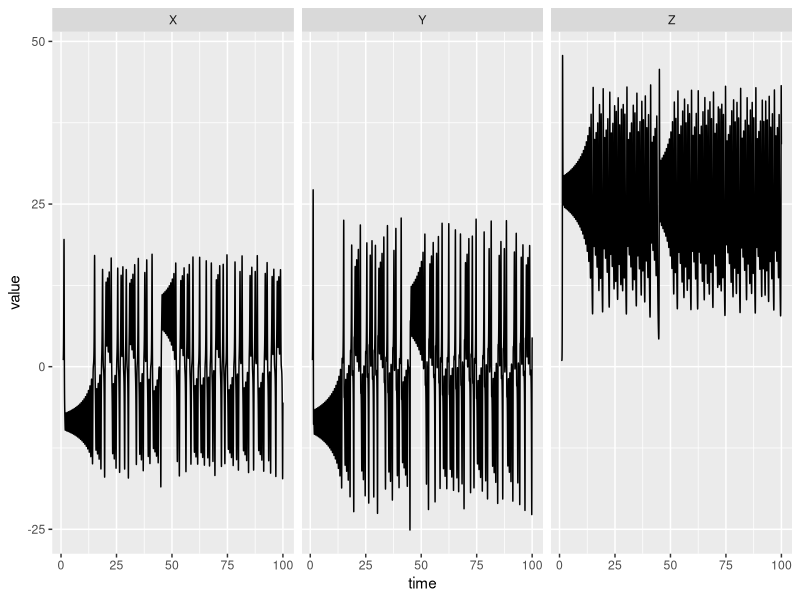

Reproduce this figure in R.
## ---- chunk 1
#| label: libraries
#| warning: false
library(dplyr)
library(tidyr)
library(ggplot2)
library(deSolve)

#The lorenz functions in a for deSolve can understand
Lorenz<-function(t, state, parameters) {
    with(as.list(c(state, parameters)),{
        # ODE
        dX <- a * (Y-X)
        dY <- X * (b-Z) - Y
        dZ <- X*Y - c*Z        
        # return the rate of change
        list(c(dX, dY, dZ))
    })
}

solveIni <- function(state, ts=1:20, ps=parameters) {
  # solve ODE and convert to data frame
  ode(y = state, times = ts, func=Lorenz, parms=ps) %>% as.data.frame()
}

state2states <- function(state, N = 5, sd = 0.1){
  # input: initial state = named vector of length p (number of variables)
  # output: matrix of N row vectors of perturbed initial states
  p <- length(state)
  M <- matrix(rnorm(N * p, mean = 1, sd = sd), nrow = N)
  states <- M*state
  colnames(states) = names(state)
  return(states)
}
## ---- chunk 2
#| label: calculate

a = 10
b = 28
c = 8./3.
parameters <- c(a = 10, b = 28, c = 8./3.)
times <- seq(1, 100, by = 0.01)
state <- c(X = 1, Y = 1, Z = 1) 

out <- ode(y = state, times = times, func = Lorenz, parms = parameters) %>%
            as.data.frame()
## ---- chunk 3
#| label: plot
out %>% 
  pivot_longer(-time, names_to= "coord" , values_to = "value") %>%
  ggplot(aes(x = time, y = value)) +
  geom_path() +
  facet_wrap(~coord)
## ---- chunk 4
#| label: sessionInfo
sessionInfo()
